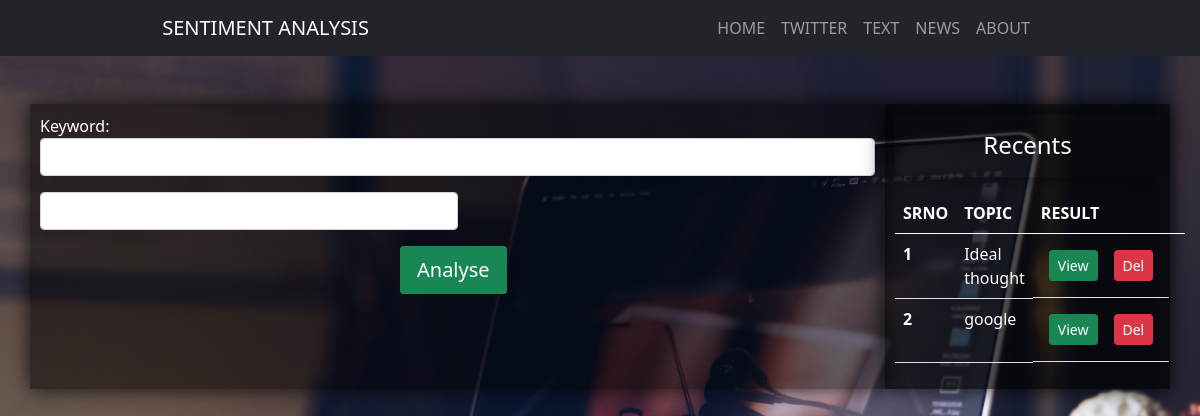
Page /text/ on the earlier database version.
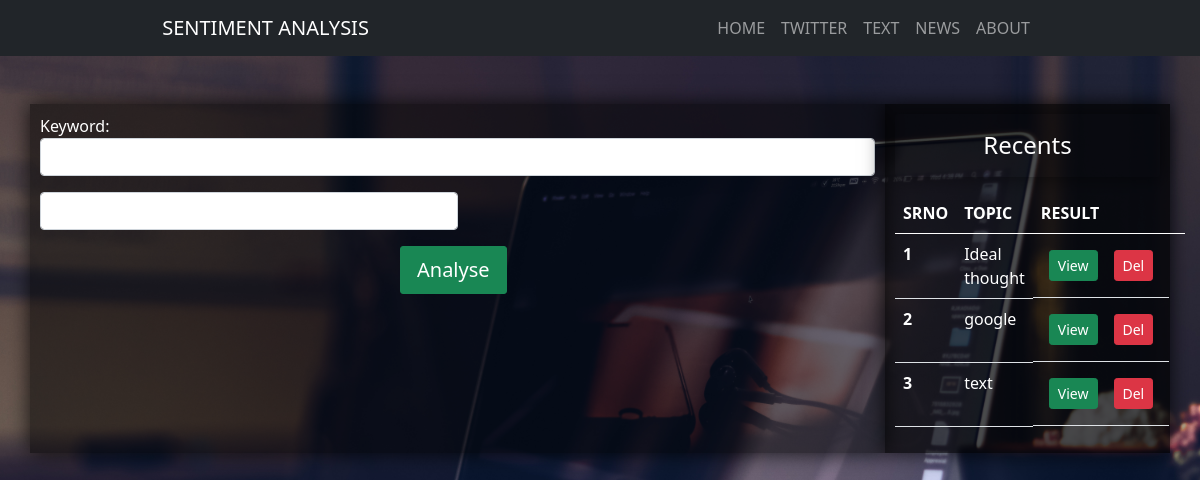
Same page on the later database version.
### a_text/models.py (models this page shows)
class TextInputData(models.Model):
	text_body=RichTextField(null=False)
	keyword=models.CharField(max_length=20,null=False,blank=False)
	compound=models.FloatField(null=True,blank=False)
	subjectivity=models.FloatField(null=True,blank=False)
	comment=models.CharField(null=True,blank=False,max_length=20)

### a_text/views.py (the view)
# urls.py: path('text/', vtext.A_Text, name='AText'),
def A_Text(request):
    if request.method == 'POST':
        print('POST METHOD CALLED')
        form_ob = TextBodyForm(request.POST)
        if form_ob.is_valid():
            u_keyword = form_ob.cleaned_data['keyword']
            u_text_body = form_ob.cleaned_data['text_body']
            print('KEYWORD---->', u_keyword)
            Subjectivity = 0
            analyse = TextBlob(u_text_body)
            Subjectivity = analyse.sentiment.subjectivity
            review = re.sub('[^a-zA-Z]', ' ', u_text_body)
            review = review.lower()
            review = review.split()
            ps = PorterStemmer()
            review = [ps.stem(word) for word in review if not word in set(stopwords.words('english'))]
            review = ' '.join(review)
            sid = SentimentIntensityAnalyzer()
            res = sid.polarity_scores(review)
            for i in res:
                if i == 'compound':
                    comp = res[i]
            if comp > 0:
                comment = "Positive"
            elif comp < 0:
                comment = "Negative"
            else:
                comment = "Neutral"
            result = TextInputData(text_body=u_text_body, keyword=u_keyword, compound=comp,
                                   subjectivity=Subjectivity, comment=comment)
            result.save()
            form_ob = TextBodyForm()
    else:
        form_ob = TextBodyForm()
    table_data = TextInputData.objects.all()
    return render(request, 'a_text/text.html', {'form': form_ob, 'Textdb': table_data})

### a_text/forms.py
class TextBodyForm(forms.ModelForm):
    class Meta:
        model = TextInputData
        fields = ['keyword', 'text_body']
        labels = {
            'text_body': '',
        }
        widgets = {
            'keyword': forms.TextInput(attrs={'class': 'form-control '}),
            'text_body': forms.TextInput(attrs={'class': 'form-control w-50'}),
        }

### a_text/templates/a_text/text.html (shortened to what this page needs)
{% extends 'a_text/welcome.html' %}
{% block content %}
	<div class="container">
		<div class="row ml-0" >
			<div class="col-sm-9 text-white" id="conttext">
				<form action="" method="POST" class="d-inline">
					{{ form.as_p }}
					<input type="submit" class="btn btn-lg btn-success " id="btn" value="Analyse">
				</form>
			</div>
			<div class="col-sm-3 offset-1 text-right" id="contresult">
			<h4 class="alert border-rounded text-white text-center" id="head">Recents</h4>
				{% if Textdb %}
					<table class="table table-hover mt-1 text-white">
					  <thead>
					    <tr>
					      <th scope="col">SRNO</th>
					      <th scope="col">TOPIC</th>
					      <th scope="col">RESULT</th>
					      <th scope="col"></th>
					    </tr>
					  </thead>
					  <tbody>
					  	{% for k in Textdb %}
							{% with numb=forloop.counter %}
						    <tr class="text-dark text-white">
						     	 <th scope="row">{{numb}}</th>
							{% endwith %}
						     	 <td>{{k.keyword}}</td>
						     	 <td class="d-flex align-items-center ">
						     	 	<a href="{% url 'resultText' k.id %}" class="btn-sm btn btn-success m-2" >View</a>
						     	 	<form action="{% url 'deleteText' k.id %}" method="POST" class="d-inline m-2">
				      					<input type="submit" class="btn-sm btn-danger btn" value="Del">
				      				</form>
						     	 </td>
						    </tr>
					  	{% endfor %}
					  </tbody>
					</table>
				{% endif %}
			</div>
		</div>
	</div>
{% endblock content %}

### a_text/templates/a_text/welcome.html (shortened to what this page needs)
<!DOCTYPE html>
{% load static %}
<html lang="en">
<head>
    <link rel="stylesheet" href="{% static 'css/bootstrap.css' %}">
    <link rel="stylesheet" href="{% static 'css/style.css' %}">
</head>
<body class="bd">
    <nav class="navbar navbar-expand-sm navbar-dark bg-dark mb-5 d-flex flex-row justify-content-around text-white">
        <a href="{% url 'home' %}" class="navbar-brand" id="brd">SENTIMENT ANALYSIS</a>
        <ul class="navbar-nav ">
            <li class="nav-item "><a href="{% url 'home' %}" class="nav-link">HOME</a></li>
            <li class="nav-item "><a href="{% url 'v_tweet' %}" class="nav-link">TWITTER</a></li>
            <li class="nav-item "><a href="{% url 'AText' %}" class="nav-link">TEXT</a></li>
            <li class="nav-item "><a href="{% url 'newswebscrap' %}" class="nav-link">NEWS</a></li>
            <li class="nav-item "><a href="" class="nav-link">ABOUT</a></li>
        </ul>
    </nav>
    {% block content %}{% endblock content %}
</body>
</html>

### Static/css/style.css (style rules this page uses)
body.bd { background: url(http://www.saurabhkarwal.com/wp-content/uploads/2018/03/Background-opera-speeddials-community-web-simple-backgrounds.jpg) no-repeat; background: url(https://images.pexels.com/photos/1229861/pexels-photo-1229861.jpeg?auto=compress&cs=tinysrgb&dpr=2&h=650&w=940) no-repeat; background: url(../image/pexels-hasan-albari-1229861.jpg) no-repeat; background-size: cover; background-attachment: fixed; background-position: center; }
#contresult { background:rgba(0, 0, 0, 0.7); border: 2px; box-shadow: 0px 0px 20px 0px rgba(0, 0, 0, 0.8); margin-left:0px; padding: 10px; }
#conttext { background:rgba(0, 0, 0, 0.5); border: 2px; box-shadow: 0px 0px 20px 0px rgba(0, 0, 0, 0.8); padding: 10px; }
#btn { margin-left: 360px; border-radius: 3px; }
#head { background:rbga(0, 0, 0, 0.9); box-shadow: 0px 0px 20px 0px rgba(0, 0, 0, 0.5); }

Differences in the rows shown:
added TextInputData: numb "3", keyword "text"
